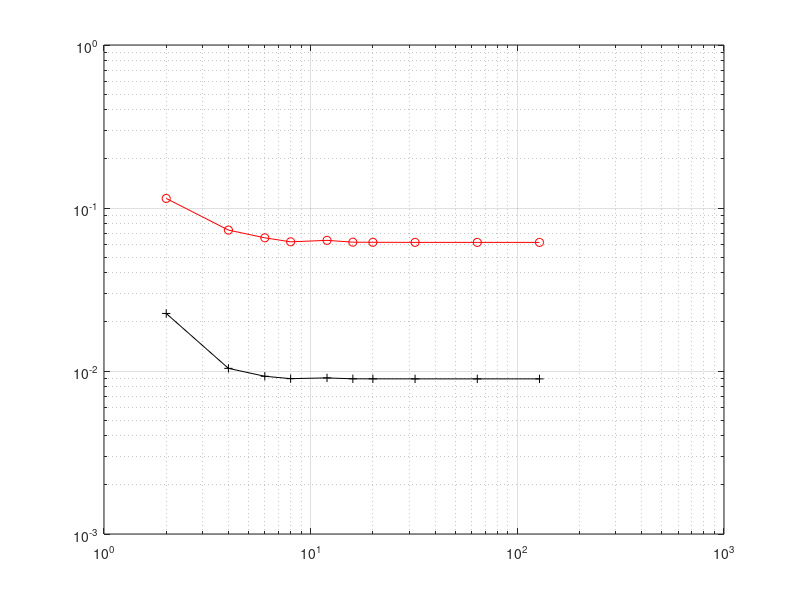
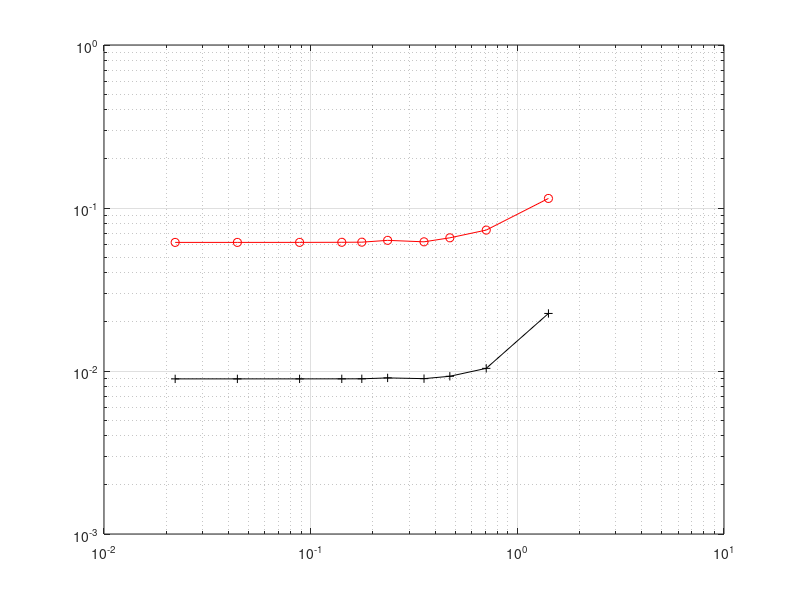
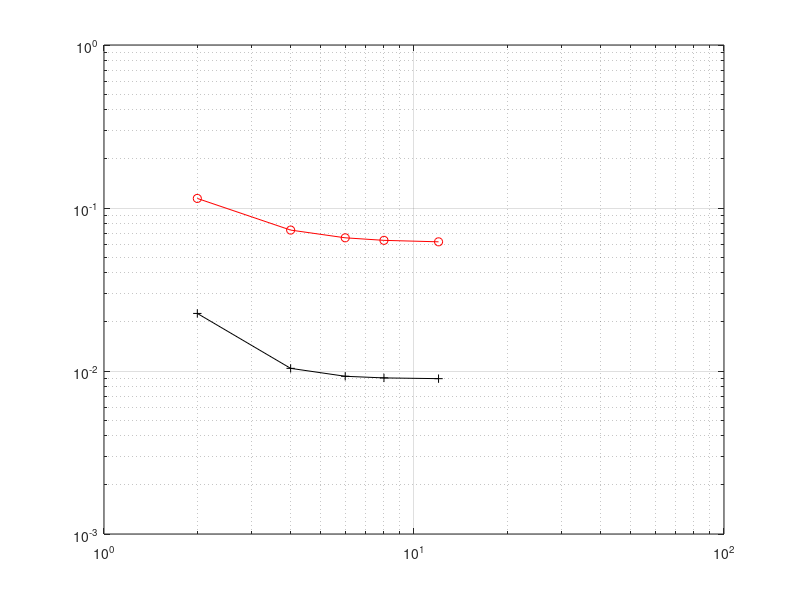
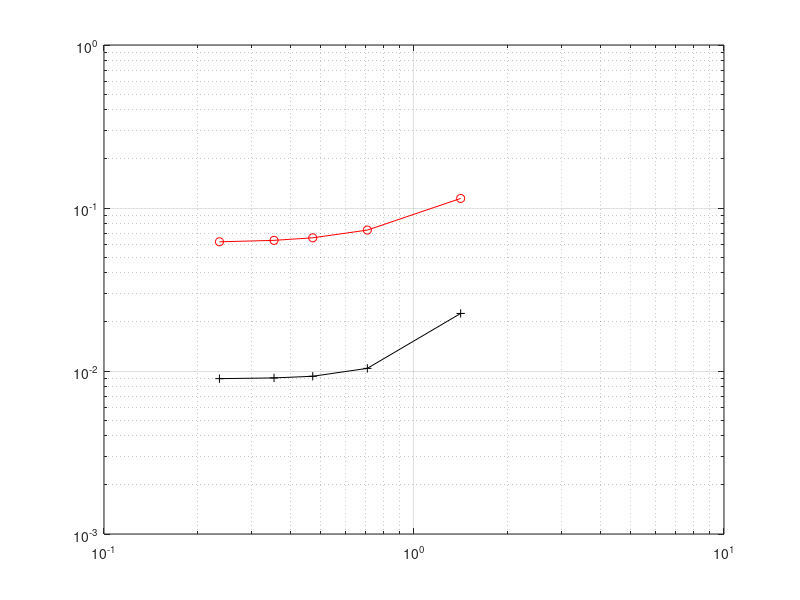

Recreate these plots in MATLAB, in order.
clc;
close all;
clear all
gp1 = 4;
L = 2;
mesh = [2; 4; 6; 8; 12; 16; 20; 32; 64; 128];
h = sqrt(2)*[2/2; 2/4; 2/6; 2/8; 2/12; 2/16; 2/20; 2/32; 2/64; 2/128];
% h = sqrt(2)*L/mesh;
h1 = [0.11446883629739332;
    7.3201655711497324E-002; 6.5635841258763136E-002; 
    6.2023668956991088E-002; 6.3318591984359393E-002; 
6.1714215659229174E-002; 6.1610243403989899E-002;
6.1533979948132415E-002; 6.1514895776932588E-002;
6.1512783726568515E-002];

l2 = [2.2546181980467740E-002; 
    1.0381739630609997E-002; 9.2824505312896696E-003; 
    8.9761638504132560E-003; 9.0697479748550885E-003;
    8.9572803930821274E-003; 8.9514979796815677E-003;
    8.9476176084056086E-003; 8.9467514948545421E-003;
    8.9466594627465677E-003];
figure
loglog(mesh,h1,'r-o');
hold on
loglog(mesh,l2,'k-+');
grid on;
hold off;
figure
loglog(h,h1,'r-o');
hold on
loglog(h,l2,'k-+');
grid on;

gp2 = 8;
L = 2;
mesh = [2; 4; 6; 8; 12]; %16; 20; 32; 64; 128];
h = sqrt(2)*[2/2; 2/4; 2/6; 2/8; 2/12]; %2/16; 2/20; 2/32; 2/64; 2/128];
h1 = [0.11448025882691687; 7.3204696041060960E-002; 6.5637444469939674E-002;
    6.3319305549384905E-002; 6.2023864880346870E-002];

l2 = [2.2551399243065096E-002;1.0381255405859600E-002;
    9.2823253941533845E-003; 9.0697297813426003E-003;
    8.9761630416562051E-003];
 figure
loglog(mesh,h1,'r-o');
hold on
loglog(mesh,l2,'k-+');
grid on;
hold off;
figure
loglog(h,h1,'r-o');
hold on
loglog(h,l2,'k-+');
grid on;

